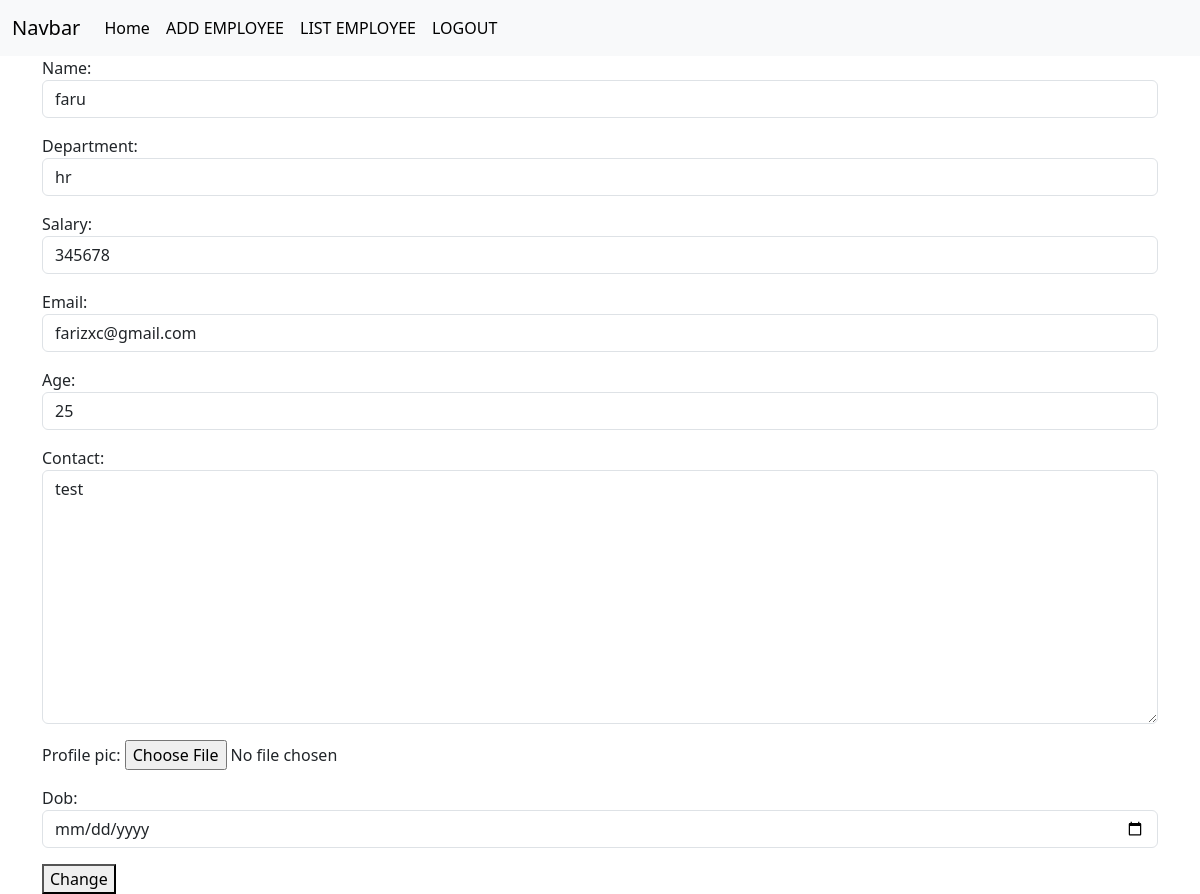
/employees/11/change/ (signed in), run on an earlier commit of the app's database.
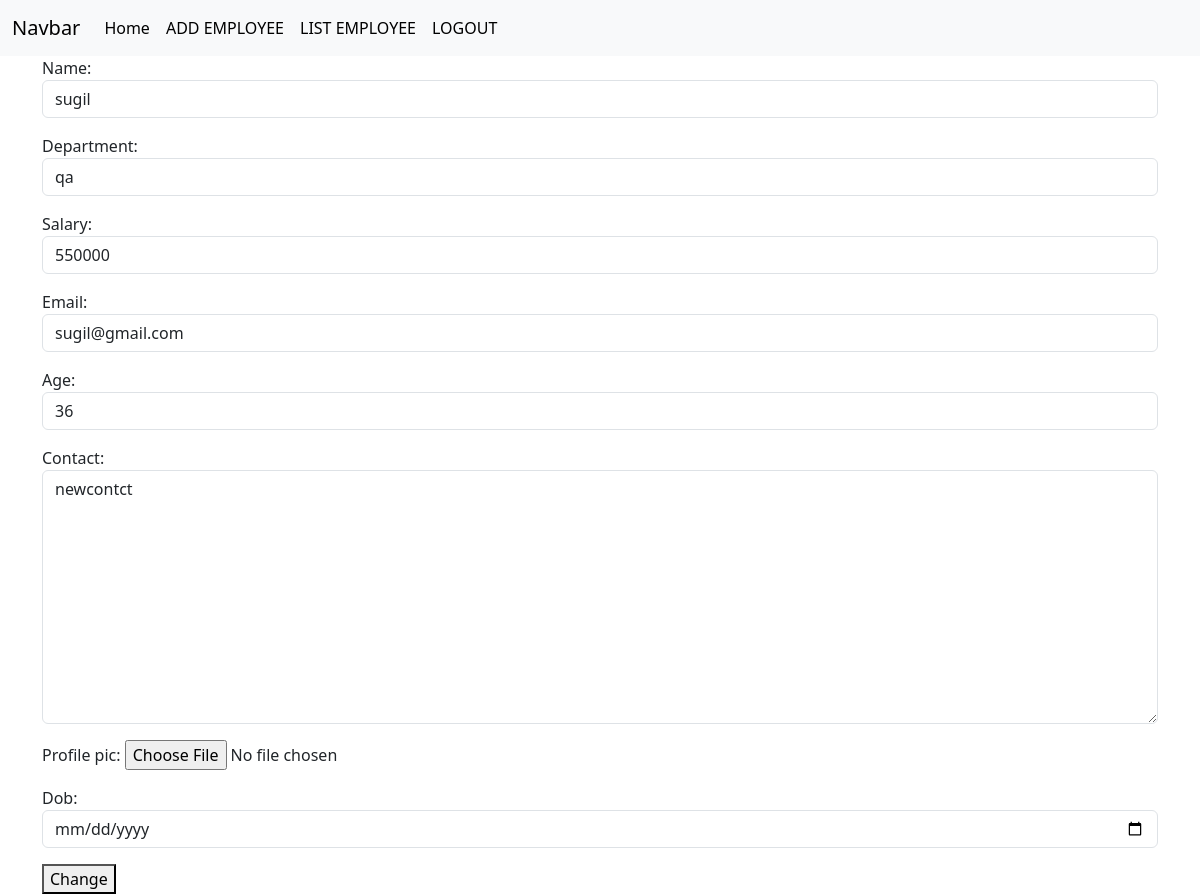
And on a later commit of the database.
### crm/models.py (models this page shows, shortened)
class Employees(models.Model):
    name=models.CharField(max_length=100)
    department=models.CharField(max_length=100)
    salary=models.PositiveIntegerField()
    email=models.EmailField(unique=True)
    age=models.PositiveIntegerField()
    contact=models.CharField(max_length=200,null=True)
    profile_pic=models.ImageField(upload_to="images",null=True)
    dob=models.DateField(null=True,blank=True)

### crm/views.py (the view, shortened to what this page needs)
# urls.py: path("employees/<int:pk>/change/",views.EmployeeUpdateView.as_view(),name="emp-edit"),
@method_decorator(signin_required,name="dispatch")
class EmployeeUpdateView(View):
    def get(self,request,*args,**kwargs):
        id=kwargs.get("pk")
        obj=Employees.objects.get(id=id)
        form=EmployeeModelForm(instance=obj)
        return render(request,"emp_edit.html",{"form":form})

### crm/forms.py
class EmployeeModelForm(forms.ModelForm):
    class Meta:
        model=Employees
        fields="__all__"
        widgets={
            "name":forms.TextInput(attrs={"class":"form-control"}),
            "department":forms.TextInput(attrs={"class":"form-control"}),
            "salary":forms.NumberInput(attrs={"class":"form-control"}),
            "email":forms.EmailInput(attrs={"class":"form-control"}),
            "age":forms.NumberInput(attrs={"class":"form-control"}),
            "contact":forms.Textarea(attrs={"class":"form-control","row":5}),
            "dob":forms.DateInput(attrs={"class":"form-control","type":"date"})
        }

### crm/views.py (called while the page is built)
def signin_required(fn):                                             #decorat0rs
    def wrapper(request,*args,**kwargs):
        if not request.user.is_authenticated:
            messages.error(request,"invalid session")
            return redirect("signin")
        else:
            return fn(request,*args,**kwargs)
    return wrapper

### crm/templates/emp_edit.html (shortened to what this page needs)
{%extends 'base.html'%}
{%block body_block%}
<div class="container">
    <form action="" method="post" enctype="multipart/form-data">
        {{form.as_p}}
        <button type="submit">Change</button>
    </form>
</div>
{%endblock%}

What changed in the data, as far as the page shows it:
changed Employees: name "faru" → "sugil"; department "hr" → "qa"; salary "345678" → "550000"; email "farizxc@gmail.com" → "sugil@gmail.com"; age "25" → "36"; contact "test" → "newcontct"
